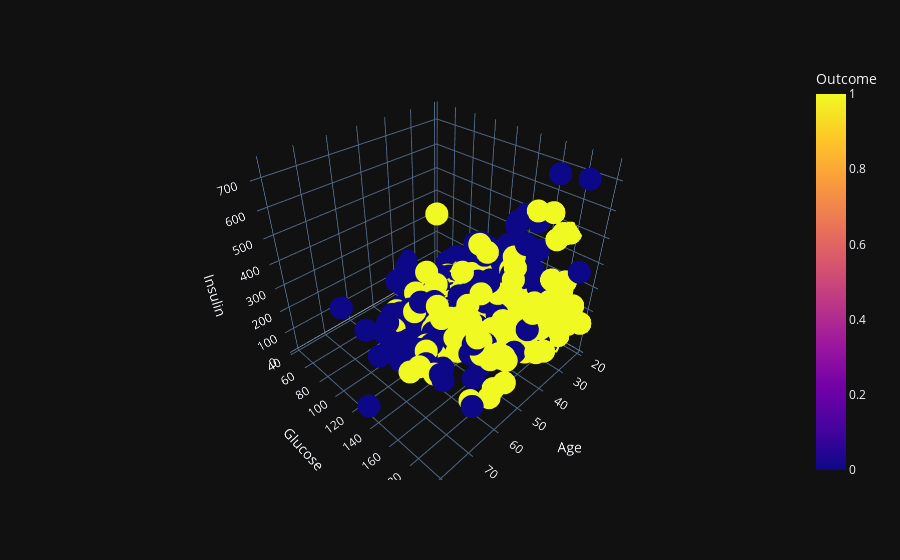

Here is the notebook cell this chart was saved with:
### Markdown cell above
3D scatterplot showing correlation between insulin and glucose across ages and it impacts the target variable

### Code cell
ax = px.scatter_3d(df, x="Age", y="Glucose", z="Insulin",template= "plotly_dark",color="Outcome")
ax.show()

### Figure 1 — Plotly figure (JSON) as saved in the notebook; plotly's stock layout.template omitted (floating-point values rounded to 4 significant figures; data arrays with more than 128 entries replaced by an {"elided": "..."} marker saying what was removed)
{"data": [{"hovertemplate": "Age=%{x}<br>Glucose=%{y}<br>Insulin=%{z}<br>Outcome=%{marker.color}<extra></extra>", "legendgroup": "", "marker": {"color": {"elided": "2000 int values"}, "coloraxis": "coloraxis", "symbol": "circle"}, "mode": "markers", "name": "", "scene": "scene", "showlegend": false, "type": "scatter3d", "x": {"elided": "2000 int values"}, "y": {"elided": "2000 float values"}, "z": {"elided": "2000 float values"}}], "layout": {"coloraxis": {"colorbar": {"title": {"text": "Outcome"}}, "colorscale": [[0, "#0d0887"], [0.1111, "#46039f"], [0.2222, "#7201a8"], [0.3333, "#9c179e"], [0.4444, "#bd3786"], [0.5556, "#d8576b"], [0.6667, "#ed7953"], [0.7778, "#fb9f3a"], [0.8889, "#fdca26"], [1, "#f0f921"]]}, "legend": {"tracegroupgap": 0}, "margin": {"t": 60}, "scene": {"domain": {"x": [0, 1], "y": [0, 1]}, "xaxis": {"title": {"text": "Age"}}, "yaxis": {"title": {"text": "Glucose"}}, "zaxis": {"title": {"text": "Insulin"}}}}}
